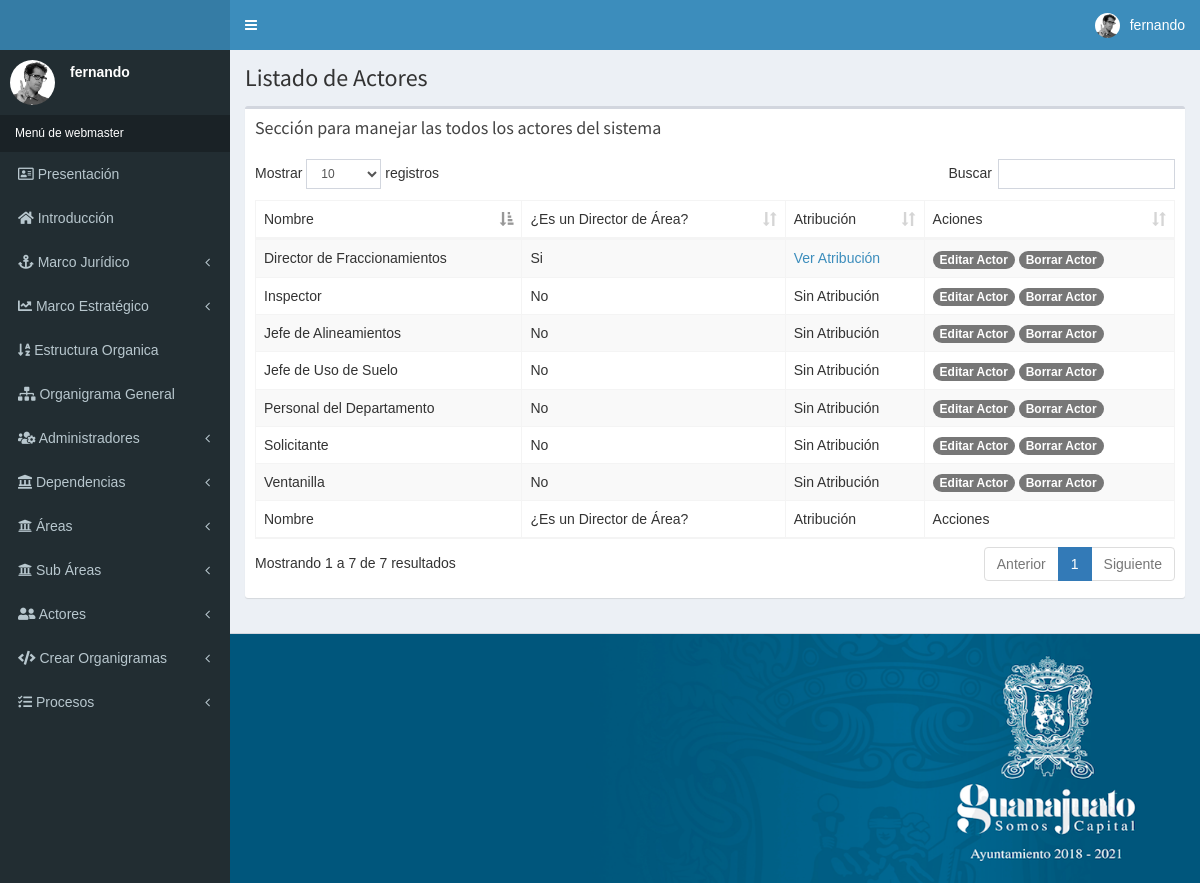
/lista-actores.php (signed in), run on the app's committed database.
### tables this page shows
CREATE TABLE `actores` (
  `id_actor` int(11) NOT NULL AUTO_INCREMENT,
  `nombre` varchar(100) DEFAULT NULL,
  `es_director` int(11) DEFAULT NULL,
  `ruta_atribucion` varchar(200) DEFAULT NULL,
  PRIMARY KEY (`id_actor`)
);

### lista-actores.php (the view, shortened to what this page needs)
<!DOCTYPE html>
<html>
	<?php
    include_once 'funciones/funciones.php';
    include_once 'templates/header.php';
    ?>
</head>
<body class="hold-transition skin-blue sidebar-mini">
	<div class="wrapper">
		<?php
		include_once 'templates/barra.php';
		include_once 'templates/asidebar.php';
		?>
		<div class="content-wrapper">
			<section class="content-header">
				<h1>
					Listado de Actores
				</h1>
			</section>
			<section class="content">
				<div class="row">
					<div class="col-xs-12">
						<div class="box">
							<div class="box-header">
								<h3 class="box-title">Sección para manejar las todos los actores del sistema</h3>
							</div>
							<div class="box-body">
								<div class="table-responsive">
									<table id="registros" class="table table-bordered table-striped">
										<thead>
											<tr>
												<td>Nombre</td>
												<td>¿Es un Director de Área?</td>
												<td>Atribución</td>
												<td>Aciones</td>
											</tr>
										</thead>
										<tbody>
										<?php
										try {
											$stmt = $objetoPDO->prepare("SELECT id_actor,nombre,es_director,ruta_atribucion FROM actores");
											$stmt->execute();
											$resultado = $stmt->fetchAll(PDO::FETCH_ASSOC);
											foreach($resultado as $row)
											{ ?>
												<tr>
													<td><?php echo $row["nombre"];?></td>
													<td>
														<?php
															if ($row["es_director"] == 1) {
																echo "Si";
															} else {
																echo "No";
															}
														?>
													</td>
														<?php
															if ($row["es_director"] == 1) { ?>
																<td><a href="<?php echo 'admin_area/'.$row["ruta_atribucion"];?>" target="_blank">Ver Atribución</a></td>
															<?php } else { ?>
																<td>Sin Atribución</td>
															<?php }
														?>
													<td>
														<a href="editar-actor.php?id=<?php echo $row['id_actor']?>" class="badge badge-success">Editar Actor</a>
														<a href="" class="badge badge-success borrar_registro" data-id="<?php echo $row['id_actor']?>">Borrar Actor</a>
													</td>
												</tr>
											<?php }
										} catch (EXception $e) {
											echo $e->getMessage();
										}
										?>
										</tbody>
										<tfoot>
													<td>Nombre</td>
													<td>¿Es un Director de Área?</td>
													<td>Atribución</td>
													<td>Acciones</td>
										</tfoot>
									</table>
								</div>
							</div>
						</div>
					</div>
				</div>
			</section>
		</div>
		<?php
		include_once 'templates/footer.php';
		?>
	</div>
</body>
</html>

### css/crear-admin.css (style rules this page uses)
.content { min-height: 0px; }
body { font-family: Arial, Helvetica, sans-serif; }

### data on the page
actores: nombre "Director de Fraccionamientos", es_director "Si"
actores: nombre "Jefe de Uso de Suelo", es_director "No"
actores: nombre "Jefe de Alineamientos", es_director "No"
actores: nombre "Inspector", es_director "No"
actores: nombre "Personal del Departamento", es_director "No"
actores: nombre "Ventanilla", es_director "No"
actores: nombre "Solicitante", es_director "No"

### other printed values
$_SESSION["usuario"] "fernando"
$_SESSION['rol'] "webmaster"
